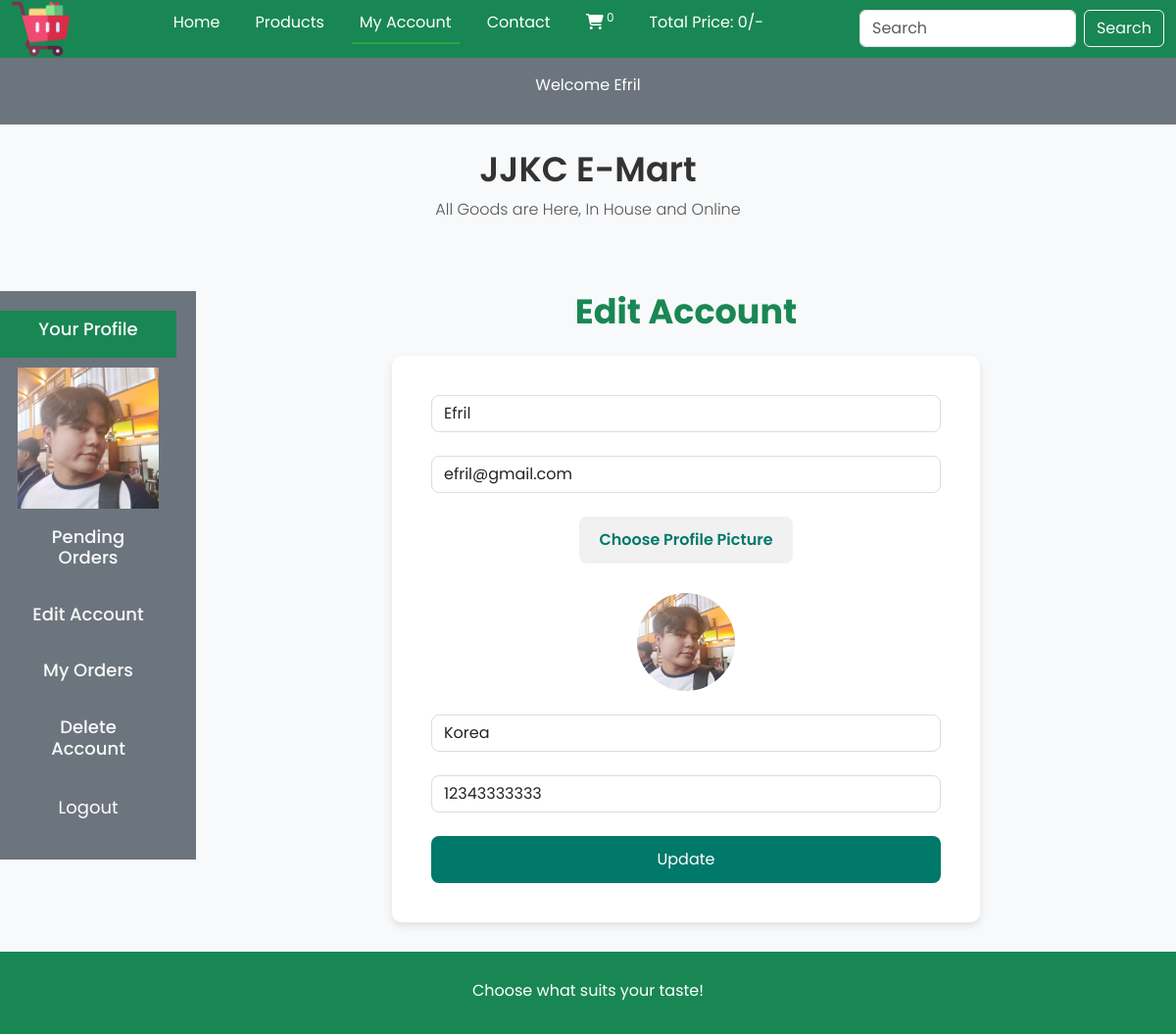
The app's page /users/profile.php?edit_account (signed in) with its own data.
### tables this page shows
CREATE TABLE `user_table` (
  `user_id` int(11) NOT NULL,
  `username` varchar(100) NOT NULL,
  `user_email` varchar(100) NOT NULL,
  `user_password` varchar(255) NOT NULL,
  `user_image` varchar(255) NOT NULL,
  `user_ip` varchar(100) NOT NULL,
  `user_address` varchar(255) NOT NULL,
  `user_mobile` varchar(20) NOT NULL
);

### users/edit_account.php (the view, shortened to what this page needs)
<?php
    if(isset($_GET['edit_account'])){
        $user_session_name = $_SESSION['username'];
        $select_query = "SELECT * FROM `user_table` WHERE username = '$user_session_name'";
        $result_query = mysqli_query($con, $select_query);
        $row_fetch = mysqli_fetch_assoc($result_query);
        $username = $row_fetch['username'];
        $user_email = $row_fetch['user_email'];
        $user_address = $row_fetch['user_address'];
        $user_mobile = $row_fetch['user_mobile'];
        $user_image = $row_fetch['user_image'];
    }
?>
<!DOCTYPE html>
<html lang="en">
<head>
</head>
<body>
<div class="container">
    <h3 class="edit_acc text-center text-success mb-4">Edit Account</h3>
    <div class="form-container">
        <form action="" method="post" enctype="multipart/form-data">
            <div class="form-outline mb-4">
                <input type="text" class="form-control w-100" value="<?php echo $username ?>" name="username">
            </div>
            <div class="form-outline mb-4">
                <input type="email" class="form-control w-100" value="<?php echo $user_email ?>" name="user_email">
            </div>
            <div class="form-outline mb-4 d-flex flex-column align-items-center">
                <div class="file-upload">
                    <label for="user_image">Choose Profile Picture</label>
                </div>
                <img src="./user_img/<?php echo $user_image ?>" alt="" class="edit_img" width="100" height="100">
            </div>
            <div class="form-outline mb-4">
                <input type="text" class="form-control w-100" value="<?php echo $user_address ?>" name="user_address">
            </div>
            <div class="form-outline mb-4">
                <input type="text" class="form-control w-100" value="<?php echo $user_mobile ?>" name="user_mobile">
            </div>
            <input type="submit" value="Update" class="btn btn-success" name="user_update">
        </form>
    </div>
</div>
</body>
</html>

### users/profile.php (shortened to what this page needs)
<?php
include('../includes/connect.php');
?>
<!DOCTYPE html>
<html lang="en">
<head>
    <link href="https://cdn.jsdelivr.net/npm/bootstrap@5.3.3/dist/css/bootstrap.min.css" rel="stylesheet"
>
    <link rel="stylesheet" href="https://cdnjs.cloudflare.com/ajax/libs/font-awesome/6.7.1/css/all.min.css"
 />
    <link rel="stylesheet" href="../style.css">
    <link rel="stylesheet" href="https://cdn.datatables.net/1.13.4/css/jquery.dataTables.min.css">
</head>
<body>
<div class="container--fluid p-0">
    <nav class="navbar navbar-expand-lg bg-success">
        <div class="container-fluid">
            <img src="../img/trolley.png" alt="" class="logo">&ensp;
            <div class="collapse navbar-collapse" id="navbarSupportedContent">
                <ul class="navbar-nav me-auto mb-2 mb-lg-0">
                    <li class="nav-item">
                        <a class="nav-link" aria-current="page" href="../index.php">Home</a>
                    </li>
                    <li class="nav-item">
                        <a class="nav-link" href="../display_all.php">Products</a>
                    </li>
                    <li class="nav-item">
                        <a class="nav-link active" href="profile.php">My Account</a>
                    </li>
                    <li class="nav-item">
                        <a class="nav-link" href="../contact.php">Contact</a>
                    </li>
                    <li class="nav-item">
                        <a class="nav-link" href="../cart.php"><i class="fa-solid fa-cart-shopping"></i><sup> <?php
                            cart_item(); ?></sup></a>
                    </li>
                    <li class="nav-item">
                        <a class="nav-link" href="#">Total Price: <?php total_cart_price(); ?>/-</a>
                    </li>
                </ul>
                <form class="d-flex" action="../search_product.php" method="get">
                    <input class="form-control me-2" type="search" placeholder="Search"
                        aria-label="Search" name="search_data">
                     <input type="submit" value="Search" class="btn btn-outline-light"
                        name="search_data_product">
                </form>
            </div>
        </div>
    </nav>
    <nav class="navbar navbar-expand-lg navbar-light bg-secondary py-2">
        <div class="container-fluid justify-content-between">
            <ul class="navbar-nav d-flex flex-row">
                <?php
                    if(!isset($_SESSION['username'])){
                        echo "<li class='nav-item'>
                                <a class='nav-link btn btn-outline-light text-white px-2 mx-2 rounded-3'
                                href='#'>Welcome</a>
                                </li>";
                    }else{
                        echo "<li class='nav-item'>
                                <a class='nav-link btn btn-outline-light text-white px-2 mx-2 rounded-3'
                                href='#'>Welcome ".$_SESSION['username']."</a>
                                </li>";
                    }
                ?>
            </ul>
        </div>
    </nav>
    <div class="bg-light">
        <h3 class="text-center">JJKC E-Mart</h3>
        <p class="text-center">All Goods are Here, In House and Online</p>
    </div>
     <div class="row">
        <div class="col-md-2 p-0">
            <ul class="navbar-nav bg-secondary text-center">
                <li class="nav-item bg-success ">
                    <a class="nav-link text-light" href="#"><h4>Your Profile</h4></a>
                </li>
                <?php
                    $username = $_SESSION['username'];
                    $user_image = "Select * from `user_table` where username = '$username'";
                    $result_image = mysqli_query($con, $user_image);
                    $row_image = mysqli_fetch_array($result_image);
                    $user_images = $row_image['user_image'];
                    echo "<li class='nav-item'>
                            <img src='./user_img/$user_images' class='profile_img' alt=''>
                            </li>";
                ?>
                <li class="nav-item">
                    <a class="nav-link text-light" href="profile.php"><h4>Pending Orders</h4></a>
                </li>
                <li class="nav-item">
                    <a class="nav-link text-light" href="profile.php?edit_account"><h4>Edit Account</h4></a>
                </li>
                <li class="nav-item">
                    <a class="nav-link text-light" href="profile.php?my_orders"><h4>My Orders</h4></a>
                </li>
                <li class="nav-item">
                    <a class="nav-link text-light" href="profile.php?delete_account"><h4>Delete Account</h4></a>
                </li>
                <li class="nav-item">
                    <a class="nav-link btn btn-outline-light text-white px-2 mx-2 rounded-3"
                        style="font-family: 'Poppins', sans-serif; font-size: 18px"
                        href="#" onclick="showLogoutModal()">Logout</a>
                </li>
            </ul>
        </div>
        <div class="col-md-10 text-center">
            <?php
                if(isset($_GET['edit_account'])){
                    include('edit_account.php');
                }
            ?>
        </div>
     </div>
    <?php include('../includes/footer.php'); ?>
</div>
</body>
</html>

### style.css (style rules this page uses)
* { margin: 0; padding: 0; box-sizing: border-box; }
.logo { width: 5%; height: 5%; }
.nav-link { color: #fff; }
.nav-link.active { color: white !important; }
.navbar.bg-secondary { padding-left: 15px; padding-right: 15px; }
.nav-item a { font-family: 'Poppins', sans-serif; }
.bg-light { font-family: 'Poppins', sans-serif; text-align: center; padding: 25px 0; }
.bg-light h3 { font-size: 2.2rem; font-weight: 600; color: #333; }
.bg-light p { font-size: 1rem; color: #555; font-weight: 300; }
.btn-success { background-color: #28a745; border: none; border-radius: 5px; padding: 10px 20px; transition: background-color 0.3s ease; }
.row { margin-top: 30px; margin-bottom: 30px; }
.col-md-2 { padding: 10px; }
.bg-secondary { padding: 20px; }
.navbar-nav { list-style: none; padding-left: 0; }
.nav-item { margin-bottom: 10px; }
.nav-link { color: #fff; font-size: 1rem; text-decoration: none; transition: color 0.3s ease; }
.row { margin-left: 0; margin-right: 0; }
.col-md-4, .col-md-2 { padding: 15px; }
.container--fluid.p-0 { margin-left: 0; margin-right: 0; }
.navbar.navbar-light.bg-secondary { background-color: #6c757d; border-radius: 0; padding: 0; }
.navbar-nav { display: flex; justify-content: center; align-items: center; width: 100%; }
.nav-item { margin: 0 10px; }
.nav-link { color: #fff; font-size: 1rem; text-decoration: none; padding: 12px 20px; transition: color 0.3s ease, border-bottom 0.3s ease; border-bottom: 2px solid transparent; position: relative; }
.nav-link.active { color: #fff; border-bottom: 2px solid #28a745; }
.bg-success { background-color: #28a745; width: 100%; padding: 0; margin: 0; }
.navbar-nav .nav-item { margin-bottom: 10px; padding: 0; }
.navbar-nav .nav-link { color: #fff; font-size: 1rem; text-decoration: none; padding: 8px 15px; transition: color 0.3s ease; background-color: transparent; }

### styles_php/profile_style.php (style rules this page uses)
.profile_img { width: 90%; height: 90%; object-fit: contain; margin: auto; display: block; }
h4 { font-size: 18px; font-family: "Poppins", sans-serif; }

### styles_php/edit_acc_style.php (style rules this page uses)
body { background-color: #f8f9fa; font-family: "Poppins", sans-serif; }
.edit_acc { font-family: "Poppins", sans-serif; font-size: 35px; font-weight: bold; color: #00796b; margin-bottom: 30px; }
.form-container { background-color: #fff; padding: 40px; border-radius: 10px; box-shadow: 0px 4px 8px rgba(0, 0, 0, 0.1); max-width: 600px; margin: 0 auto; }
.form-outline input { border-radius: 8px; border: 1px solid #ddd; transition: border-color 0.3s ease; }
.form-outline img { border-radius: 50%; margin-top: 10px; transition: transform 0.3s ease; }
.form-outline { margin-bottom: 20px; }
.btn-success { background-color: #00796b; border: none; padding: 12px 30px; font-size: 16px; border-radius: 8px; width: 100%; cursor: pointer; transition: background-color 0.3s ease; }
.form-container .form-control { border-radius: 8px; }
.file-upload { position: relative; margin-bottom: 20px; }
.file-upload label { display: block; background-color: #f1f1f1; padding: 12px 20px; border-radius: 8px; text-align: center; font-weight: 600; color: #00796b; cursor: pointer; transition: background-color 0.3s ease; }

### records on screen
user_table: user_image (picture), username "Efril", user_email "efril@gmail.com", user_address "Korea", user_mobile "12343333333"

### other values on screen
$count_cart_items "0"
$total_price "0"
$_SESSION['username'] "Efril"
